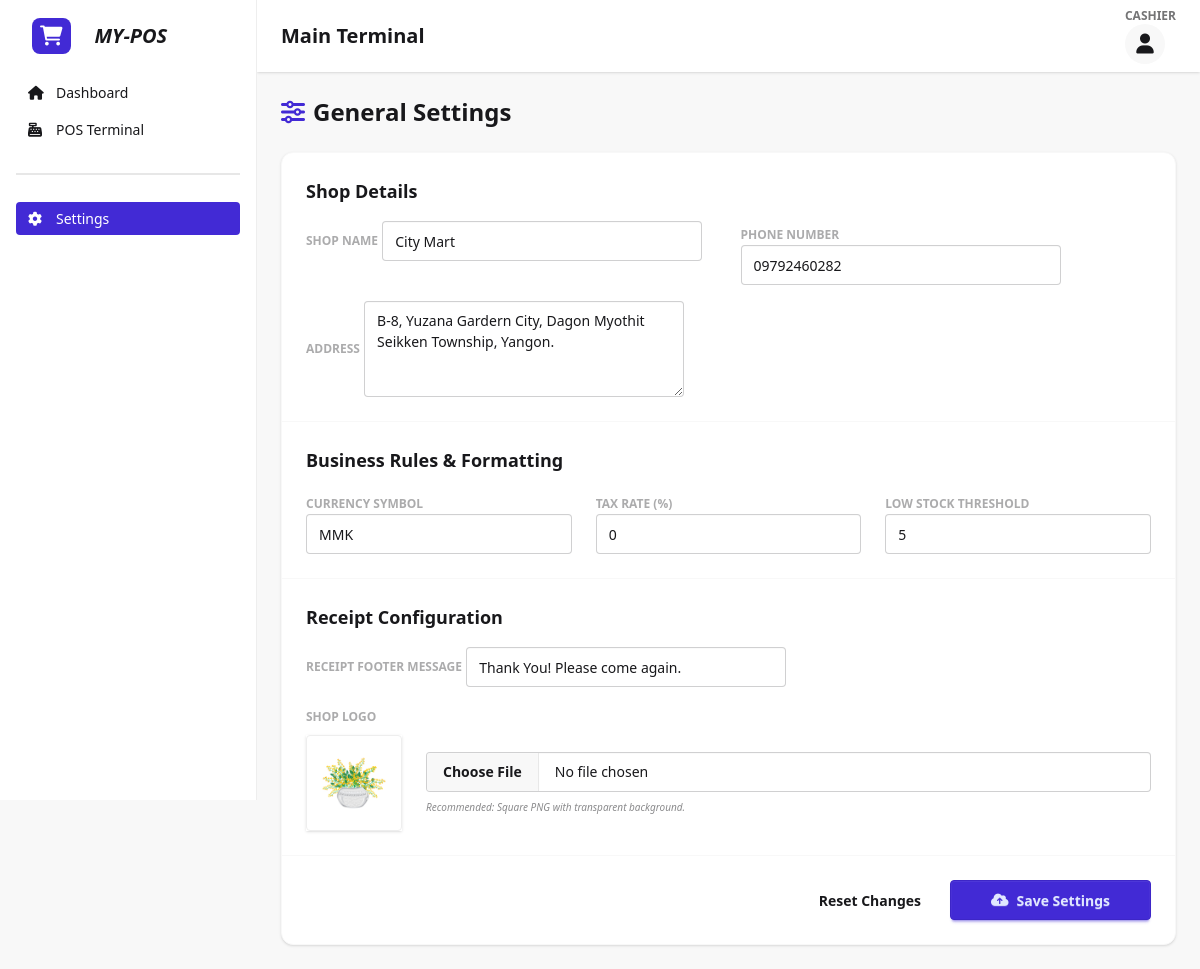
/settings/, run on the app's committed database.
### core/models.py (models this page shows, shortened)
class ShopSetting(models.Model):
    shop_name = models.CharField(max_length=200, default="My POS Shop")
    phone = models.CharField(max_length=50, blank=True, null=True)
    address = models.TextField(blank=True, null=True)
    logo = models.ImageField(upload_to='shop_logo/', blank=True, null=True)
    footer_receipt = models.TextField(default="Thank You! Please come again.", help_text="ဘောက်ချာအောက်ဆုံးမှာ ပေါ်မယ့်စာ")
    currency = models.CharField(max_length=20, default="MMK")
    tax_rate = models.FloatField(default=0.0)
    low_stock_limit = models.IntegerField(default=5)
    class Meta:
        verbose_name = "Shop Setting"
        verbose_name_plural = "Shop Settings"

### core/views.py (the view, shortened to what this page needs)
# urls.py: path('settings/', views.shop_settings, name='settings'),
def shop_settings(request):
    setting, created = ShopSetting.objects.get_or_create(id=1)
    return render(request, 'settings.html', {'setting': setting})

### core/templates/settings.html (shortened to what this page needs)
{% extends 'base.html' %}
{% block content %}
<div class="max-w-4xl mx-auto mb-10">
    <div class="flex items-center justify-between mb-6">
        <h2 class="text-2xl font-bold flex items-center gap-2">
            <i class="fa-solid fa-sliders text-primary"></i> General Settings
        </h2>
    </div>
    <div class="bg-base-100 rounded-xl shadow-sm border border-base-200 overflow-hidden">
        <form method="POST" enctype="multipart/form-data">
            <div class="p-6 border-b border-base-200">
                <h3 class="text-lg font-bold mb-4 opacity-70">Shop Details</h3>
                <div class="grid grid-cols-1 md:grid-cols-2 gap-6">
                    <div class="form-control">
                        <label class="label font-bold text-xs uppercase opacity-60">Shop Name</label>
                        <input type="text" name="shop_name" value="{{ setting.shop_name }}" class="input input-bordered focus:input-primary" placeholder="e.g. My Awesome Shop">
                    </div>
                    <div class="form-control">
                        <label class="label font-bold text-xs uppercase opacity-60">Phone Number</label>
                        <input type="text" name="phone" value="{{ setting.phone }}" class="input input-bordered focus:input-primary" placeholder="e.g. 09123456789">
                    </div>
                </div>
                <div class="form-control mt-4">
                    <label class="label font-bold text-xs uppercase opacity-60">Address</label>
                    <textarea name="address" class="textarea textarea-bordered h-24 focus:textarea-primary" placeholder="Full shop address...">{{ setting.address }}</textarea>
                </div>
            </div>
            <div class="p-6 border-b border-base-200 bg-base-50/30">
                <h3 class="text-lg font-bold mb-4 opacity-70">Business Rules & Formatting</h3>
                <div class="grid grid-cols-1 md:grid-cols-3 gap-6">
                    <div class="form-control">
                        <label class="label font-bold text-xs uppercase opacity-60">Currency Symbol</label>
                        <input type="text" name="currency" value="{{ setting.currency|default:'MMK' }}" class="input input-bordered focus:input-primary" placeholder="e.g. MMK">
                    </div>
                    <div class="form-control">
                        <label class="label font-bold text-xs uppercase opacity-60">Tax Rate (%)</label>
                        <input type="number" name="tax_rate" value="{{ setting.tax_rate|default:0 }}" class="input input-bordered focus:input-primary" step="0.1">
                    </div>
                    <div class="form-control">
                        <label class="label font-bold text-xs uppercase opacity-60">Low Stock Threshold</label>
                        <input type="number" name="low_stock_limit" value="{{ setting.low_stock_limit|default:5 }}" class="input input-bordered focus:input-primary">
                    </div>
                </div>
            </div>
            <div class="p-6 border-b border-base-200">
                <h3 class="text-lg font-bold mb-4 opacity-70">Receipt Configuration</h3>
                <div class="form-control">
                    <label class="label font-bold text-xs uppercase opacity-60">Receipt Footer Message</label>
                    <input type="text" name="footer_receipt" value="{{ setting.footer_receipt }}" class="input input-bordered focus:input-primary" placeholder="e.g. Thank you! Please come again.">
                </div>
                <div class="form-control mt-4">
                    <label class="label font-bold text-xs uppercase opacity-60">Shop Logo</label>
                    <div class="flex items-center gap-6 mt-2">
                        {% if setting.logo %}
                            <div class="avatar shadow-sm">
                                <div class="w-24 h-24 rounded border border-base-300 p-2">
                                    <img src="{{ setting.logo.url }}" class="object-contain">
                                </div>
                            </div>
                        {% endif %}
                        <div class="flex-1">
                            <input type="file" name="logo" class="file-input file-input-bordered file-input-primary w-full max-w-xs">
                            <p class="text-[10px] mt-2 opacity-50 italic">Recommended: Square PNG with transparent background.</p>
                        </div>
                    </div>
                </div>
            </div>
            <div class="p-6 bg-base-200/50 flex justify-end gap-3">
                <button type="reset" class="btn btn-ghost">Reset Changes</button>
                <button type="submit" class="btn btn-primary px-10 gap-2">
                    <i class="fa-solid fa-cloud-arrow-up"></i> Save Settings
                </button>
            </div>
        </form>
    </div>
</div>
{% endblock %}

### data on the page
ShopSetting: shop_name "City Mart", phone "09792460282", address "B-8, Yuzana Gardern City, Dagon Myothit Seikken Township, Yangon.", currency "MMK", tax_rate "0", low_stock_limit "5", footer_receipt "Thank You! Please come again.", logo (picture)
